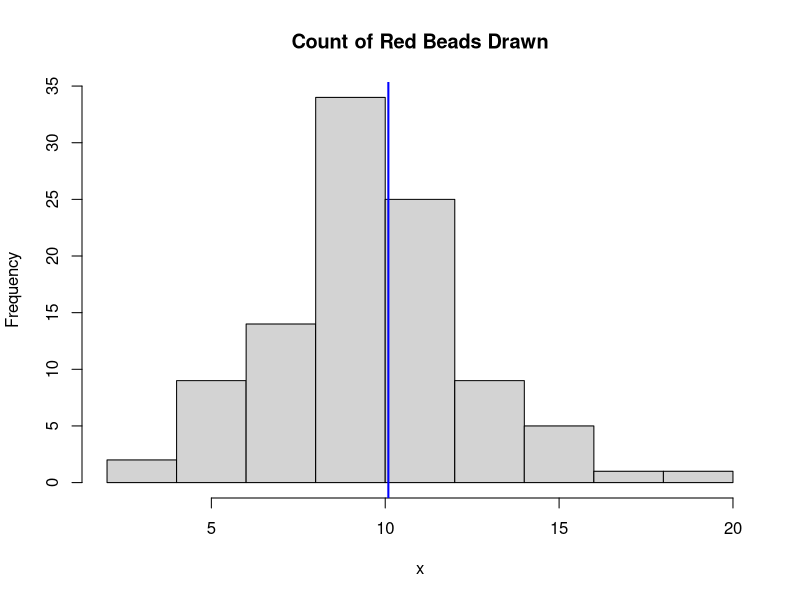
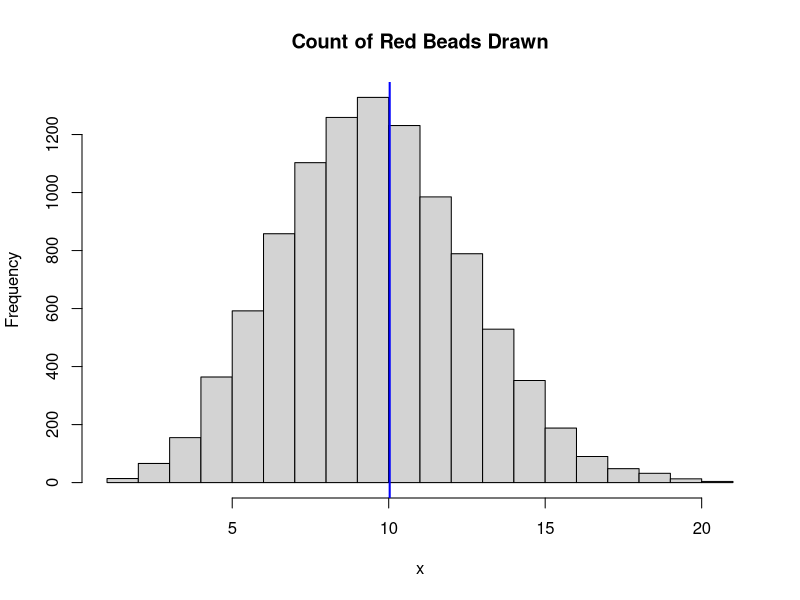
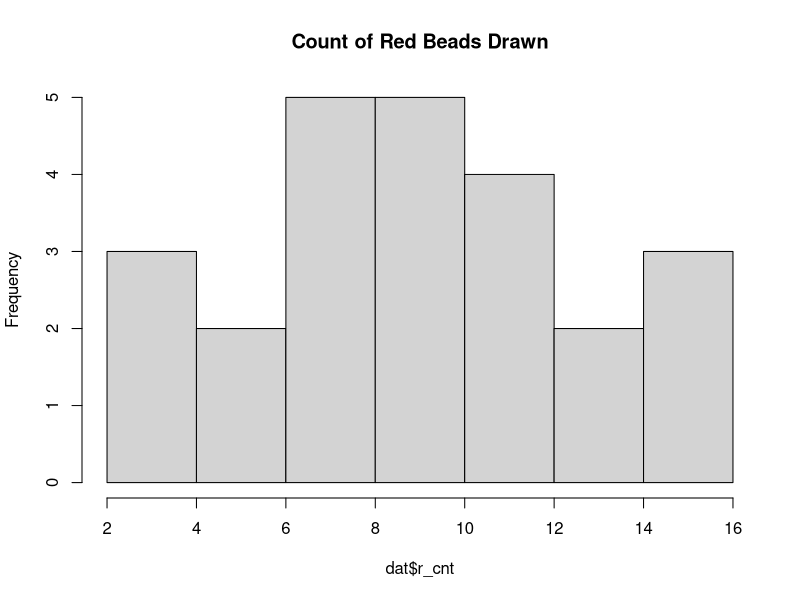
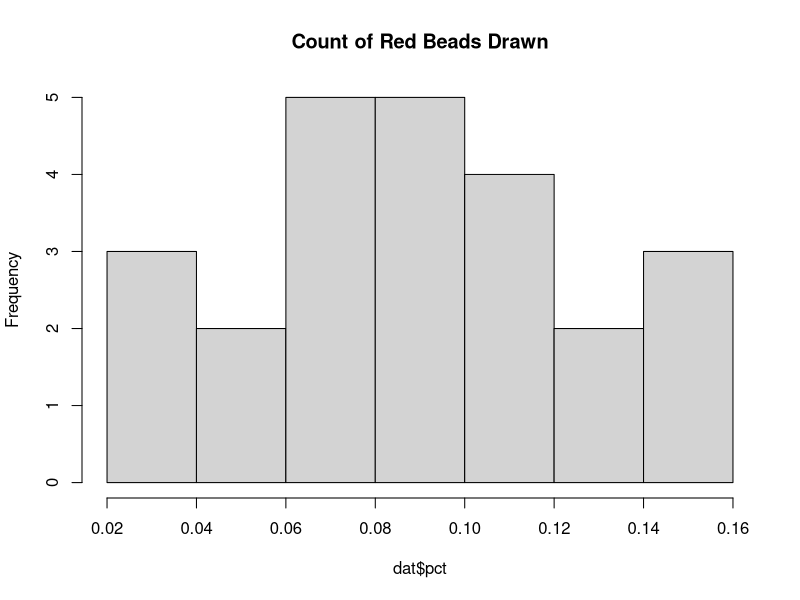
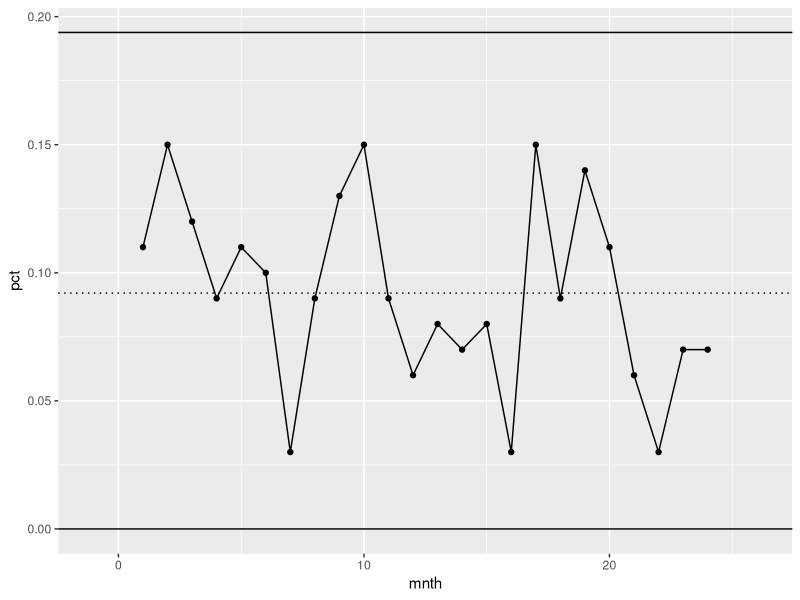
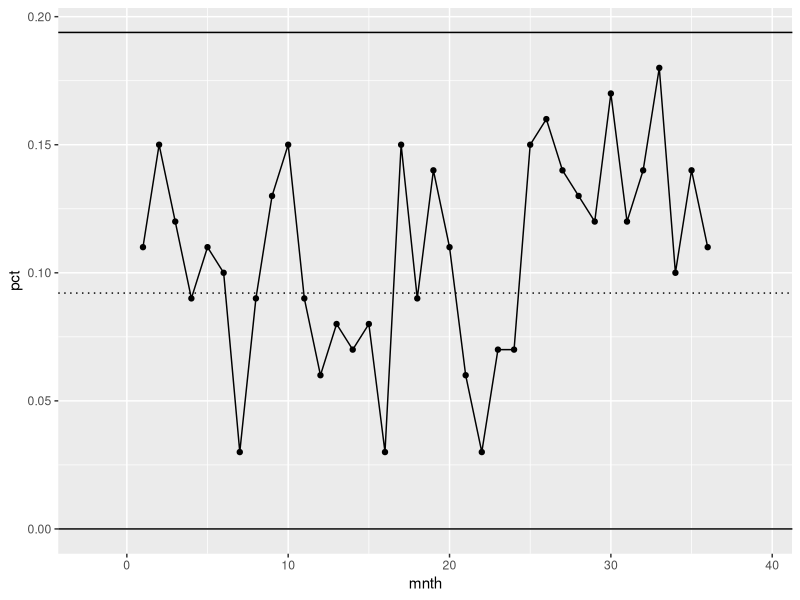
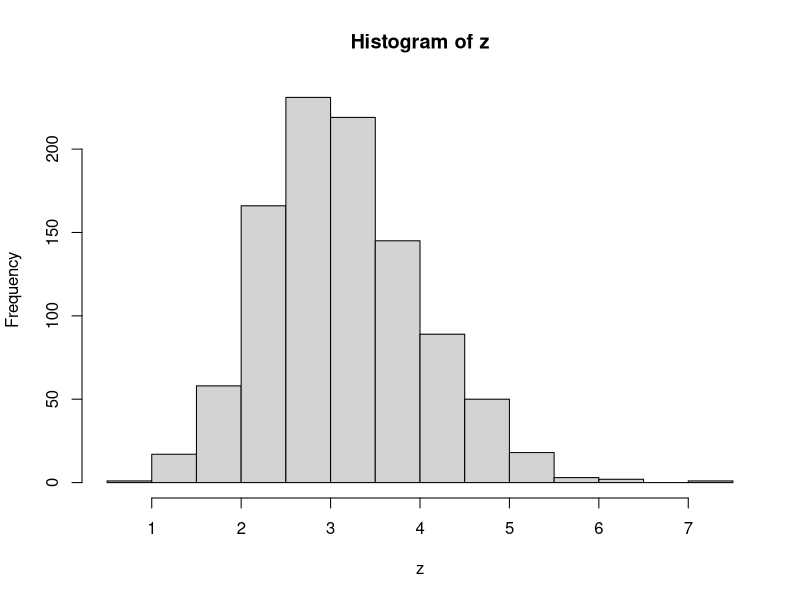
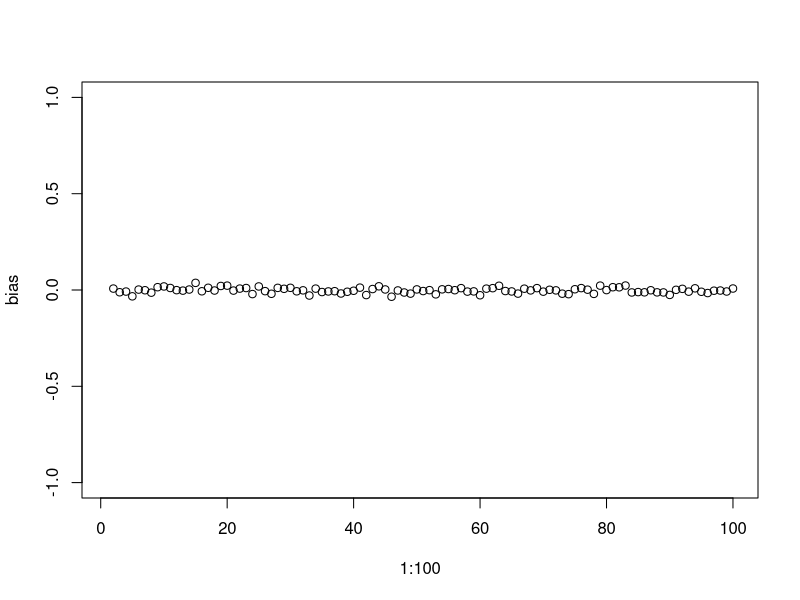

Generate these figures, in order, with R:
## ---- chunk 1
library(tidyverse)
## ---- chunk 2
#Set the probability of picking a red bead
p_red <- .1
## ---- chunk 3
#How many handfuls of beads we plan on taking
N <- 100

#How many beads will be in each handful
n <- 100

#Create an empty vector to hold opur simulated values
#z <- rep(0,1000)

#100 binomial samples of size 100
x <- rbinom(N,n,prob = p_red)

#Plot histogram of the results of our simulation
hist(x, freq = T, main = 'Count of Red Beads Drawn')
abline(v=mean(x),col="blue",lwd=2)

#We could theoretically do this for 10000 samples for a better visual of how the process works
x <- rbinom(10000,100,prob = p_red)
hist(x, freq = T, main = 'Count of Red Beads Drawn')
abline(v=mean(x),col="blue",lwd=2)
## ---- chunk 4
#Generate data
dat <- data.frame(mnth = 1:24, 
             r_cnt = rbinom(24,100,prob = p_red),
             denom = rep(100,24),
             DataType = "Baseline"
             )

dat$pct <- dat$r_cnt/dat$denom
mr <- abs(diff(dat$pct))

hist(dat$r_cnt, freq = T, main = 'Count of Red Beads Drawn')
hist(dat$pct, freq = T, main = 'Count of Red Beads Drawn')
## ---- chunk 5
#Create Centerline (Harmonic Mean)
CL <- sum(dat$r_cnt)/sum(dat$denom)

#Create Upper and lower Limits
UCL <- CL + 3*(mean(mr)/1.128) #the average moving range divided by the unbiasing factor estimates SD
LCL <- max(CL - 3*(mean(mr)/1.128),0)

### Make the plot
XmR_Plot <- 
  ggplot(dat, aes(x = mnth, y = pct)) + 
  geom_point() + geom_line() + # add the data points
  geom_hline(yintercept = CL, linetype = 3) + #add the centerline (harmonic mean)
  geom_hline(yintercept = UCL) + #Add the upper and lower control limits
  geom_hline(yintercept = LCL) +
  scale_x_continuous(expand =  expansion(mult = .15))  # Pad the x-axis
 
### Draw the plot - Done
XmR_Plot
## ---- chunk 6
#Generate NEW data
dat_n <- data.frame(mnth = 25:36, 
             r_cnt = rbinom(12,100,prob = .15),
             denom = rep(100,12),
             DataType = "New_Data"
             )

dat_n$pct <- dat_n$r_cnt/dat_n$denom

dat_all <- rbind(dat,dat_n)

### Make the plot
XmR_Plot <- 
  ggplot(dat_all, aes(x = mnth, y = pct)) + 
  geom_point() + geom_line() + # add the data points
  geom_hline(yintercept = CL, linetype = 3) + #add the centerline (harmonic mean)
  geom_hline(yintercept = UCL) + #Add the upper and lower control limits
  geom_hline(yintercept = LCL) +
  scale_x_continuous(expand =  expansion(mult = .15))  # Pad the x-axis
 
### Draw the plot - Done
XmR_Plot
## ---- chunk 7

### Make the plot
#WIP
 
## ---- chunk 8
z <- rep(NA,1000)

for (j in 1:1000){

  x <- rpois(12, 10)

  y <- rep(0,20)

  for (i in 1:20) {

    y[i] <- abs(x[i+1]-x[i])

  }

  z[j] <- mean(y, na.rm = T)/1.128

}

hist(z)

mean(z)^2

 

 

bias <- rep(NA,100)

se <- rep(NA,100)

for (k in  2:100) {

  z <- rep(NA,1000)

  for (j in 1:1000){

    x <- rnorm(k, 2, 2)

    y <- rep(0,20)

    for (i in 1:20) {

      y[i] <- abs(x[i+1]-x[i])

    }

    z[j] <- mean(y, na.rm = T)/1.128

  }

  bias[k] <- mean(2-z)

  se[k] <- sd(z)

}

mse <- bias^2 +se^2

plot(1:100,bias, ylim = c(-1,1))

plot(1:100,se)

plot(1:100,mse)

 

 

bias <- rep(NA,100)

se <- rep(NA,100)

for (k in  2:100) {

  z <- rep(NA,1000)

  for (j in 1:1000){

    x <- rpois(k, 2)

    y <- rep(0,20)

    for (i in 1:20) {

      y[i] <- abs(x[i+1]-x[i])

    }

    z[j] <- mean(y, na.rm = T)/1.128

  }

  bias[k] <- mean(2-(z^2))

  se[k] <- sd(z)

}

mse <- bias^2 +se^2

plot(1:100,bias)

plot(1:100,se)

plot(1:100,mse)
